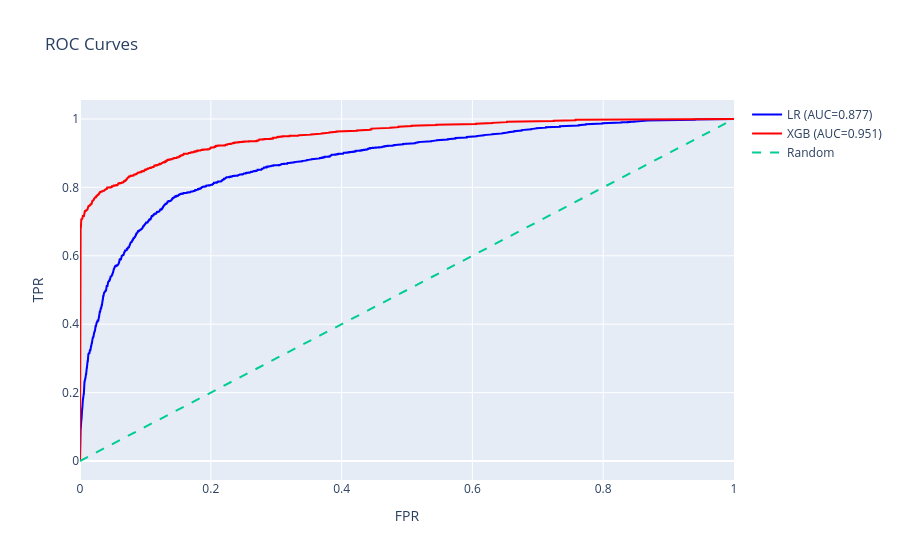

Here is the notebook cell this chart was saved with:
### Markdown cell above
## 7. ROC Curve

### Code cell
fig = go.Figure()
for name, prob, color in [('LR', lr_prob, 'blue'), ('XGB', xgb_prob, 'red')]:
    fpr, tpr, _ = roc_curve(y_test, prob)
    fig.add_trace(go.Scatter(x=fpr, y=tpr, name=f'{name} (AUC={auc(fpr,tpr):.3f})', line=dict(color=color)))
fig.add_trace(go.Scatter(x=[0,1], y=[0,1], mode='lines', name='Random', line=dict(dash='dash')))
fig.update_layout(title='ROC Curves', xaxis_title='FPR', yaxis_title='TPR')
fig.show()

### Figure 1 — Plotly figure (JSON) as saved in the notebook; plotly's stock layout.template omitted (floating-point values rounded to 4 significant figures; data arrays with more than 128 entries replaced by an {"elided": "..."} marker saying what was removed)
{"data": [{"line": {"color": "blue"}, "name": "LR (AUC=0.877)", "type": "scatter", "x": {"elided": "1367 float values"}, "y": {"elided": "1367 float values"}}, {"line": {"color": "red"}, "name": "XGB (AUC=0.951)", "type": "scatter", "x": {"elided": "710 float values"}, "y": {"elided": "710 float values"}}, {"line": {"dash": "dash"}, "mode": "lines", "name": "Random", "type": "scatter", "x": [0, 1], "y": [0, 1]}], "layout": {"title": {"text": "ROC Curves"}, "xaxis": {"title": {"text": "FPR"}}, "yaxis": {"title": {"text": "TPR"}}}}
